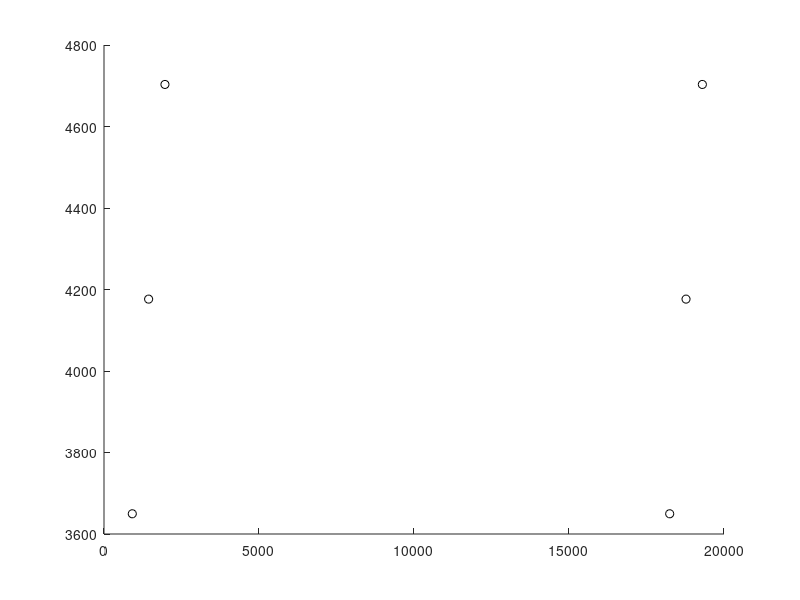

This figure's MATLAB source:
clear all

global Bscrew Bedge Beclimb Bline

bmag = 2.74E-4; %microns
mumag = 160e3; % MPa
l = 0.5 / bmag;
b = 1/2 * [1 1 1];

side1 = [1 1 1] / sqrt(3);

n = [-1 0 1]%cross(side2,b);

%start from center of grid

%P1 = [0.52 0.52  1.7]/bmag; %exiting top
%P1 = [0.52 0.1 0.52]/bmag; %lateral
dx = 5; %microns
dy = 2; %microns
dz = 2; %microns
ns = 10%number of sources

P1 = [dx 0.5 * dy, 0.8 * dz] / bmag;
P2m = P1 + l * side1 * 0.5;
P2 = P1 + l * side1;

P3 = [0.05 * dx 0.5 * dy, 0.2 * dz] / bmag;
P3m = P3 + l * side1 * 0.5;
P4 = P3 + l * side1;

rn = [
    P1, 7;
    P2m, 0;
    P2, 7;
    P3, 7;
    P3m, 0;
    P4, 7;
    ];

links = [1 2 b n;
    2 3 b n;
    4 5 b n;
    5 6 b n;
    ];

MU = 1;
NU = 0.305;
maxconnections = 4;
lmax = 1000;
lmin = 100;
coplanar_tol = 10;
areamin = lmin * lmin * sin(60/180 * pi) * 0.5;
areamax = 20 * areamin;
a = lmin / sqrt(3) * 0.5;
Ec = MU / (4 * pi) * log(a / 0.1);
dt0 = 1e7;
mobility = 'mobbcc0';

intSimTime = 0;
sinTime = 0;
dtplot = 5e6;
doplot = 1; % frame recording: 1 == on, 0 == off
totalSimTime = 0.3e12;
curstep = 0;
simTime = 0;

Bscrew = 1e0;
Bedge = 1e0;
Beclimb = 1e10;
Bline = 1.0e-4 * min(Bscrew, Bedge);

integrator = 'int_trapezoid';
rann = 0.5 * a;
rntol = 0.5 * rann;
doremesh = 1; %flat set to 0 or 1 that turns the remesh functions off or on
docollision = 1; %flat set to 0 or 1 that turns collision detection off or on
doseparation = 1; %flat set to 0 or 1 that turns splitting algorithm for highly connected node off or on
dovirtmesh = 1; %flat set to 0 or 1 that turns remeshing of virtual nodes off or on
plotFreq = 100;
plim = 7000;
viewangle = [-35, 15];
printfreq = 1;
printnode = 2;
rmax = 100; %maximum distance a node may travel in one cycle

%FEM CANTILEVER PARAMETERS

% dx=12; %microns
% dy=2; %microns
% dz=2; %microns
%tungsten "a" is 0.000274
dx = dx / bmag;
dy = dy / bmag;
dz = dz / bmag;

mx = 30; % number of elements along beam length
loading = 1;
vertices = [0, 0, 0; ...
            dx, 0, 0; ...
            0, dy, 0; ...
            dx, dy, 0; ...
            0, 0, dz; ...
            dx, 0, dz; ...
            0, dy, dz; ...
            dx, dy, dz];

%plotnodes(rn,links,plim,vertices);
hold on;
plot3(rn(:, 1), rn(:, 2), rn(:, 3), 'ko'); %nodes
